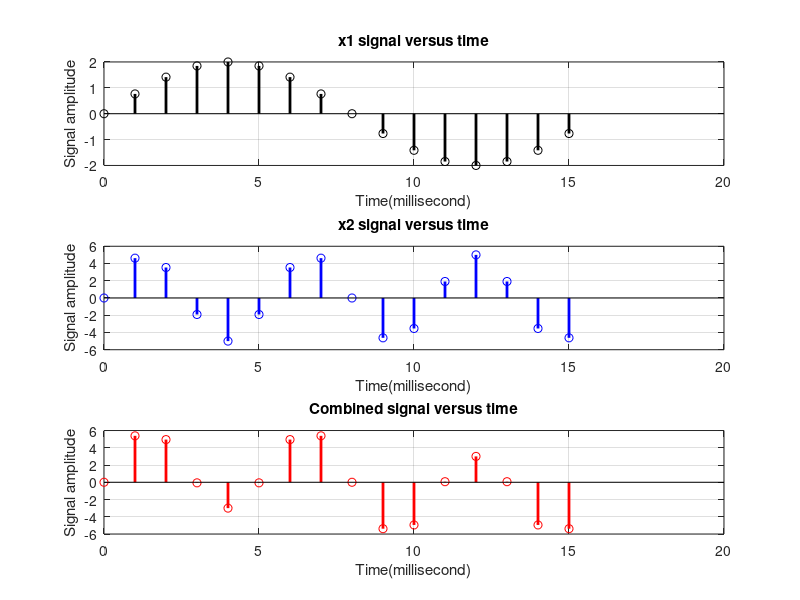

Recreate this plot in MATLAB. (Note: this script raises an error after producing the figure.)
%% Time Domain Signal
clc;
clear;
close all;
Fs = 16000;     % Sampling frequency (24KHz)
Ts = 1/Fs;      % seconds
N = 16;
t = 0:N-1;

x1= 2*sin(2*pi*1000*t*Ts);
x2= 5*sin(2*pi*3000*t*Ts);
x_comb = x1 + x2;     

%% Plot All Time Domain Siglans:
figure(1)
title('Time domain signal')
subplot(3,1,1)
stem(t,x1,'ko','LineWidth',2)
grid on
xlabel('Time(millisecond)')
ylabel('Signal amplitude')
title('x1 signal versus time')

subplot(3,1,2)
stem(t,x2,'bo','LineWidth',2)
grid on
xlabel('Time(millisecond)')
ylabel('Signal amplitude')
title('x2 signal versus time')

subplot(3,1,3)
stem(t,x_comb,'ro','LineWidth',2)
grid on
xlabel('Time(millisecond)')
ylabel('Signal amplitude')
title('Combined signal versus time')

%% DFT of Signal x1:   
[X1_exp,X1_mag,X1_ang] = dft(x1, N);
%% DFT of Signal x2:    
[X2_exp,X2_mag,X2_ang] = dft(x2, N);
%% DFT of combined Signal:     
[X_comb_exp,X_comb_mag,X_comb_ang] = dft(x_comb, N);

DFT_sum = X1_mag + X2_mag;
DFT_sum_ang = X1_ang + X2_ang;
%% Plot All DFTs:
figure(2)
subplot(2,2,1)
stem(t,X_comb_mag,'bo','LineWidth',2)
grid on
title('DFT Magnitudes of Combined signal')
xlabel('Frequency(KHz)')
ylabel('Magnitude')
subplot(2,2,2)
stem(t,X_comb_ang,'bo','LineWidth',2)
grid on
title('Phase angle  of Combined signal')
xlabel('Frequency(KHz)')
ylabel('Degree')

subplot(2,2,3)
stem(t,DFT_sum,'ro','LineWidth',2)
grid on
title('DFT Magnitudes of DFT Sum')
xlabel('Frequency(KHz)')
ylabel('Magnitude')
subplot(2,2,4)
stem(t,DFT_sum_ang,'ro','LineWidth',2)
grid on
title('Phase angle  of DFT Sum')
xlabel('Frequency(KHz)')
ylabel('Degree')


%% Verify DFT Linearity property:
Linearity_error = max(abs(X1_exp + X2_exp - X_comb_exp));
if Linearity_error < 1e-10
   disp('Linearity property of DFT is proved'); 
end
